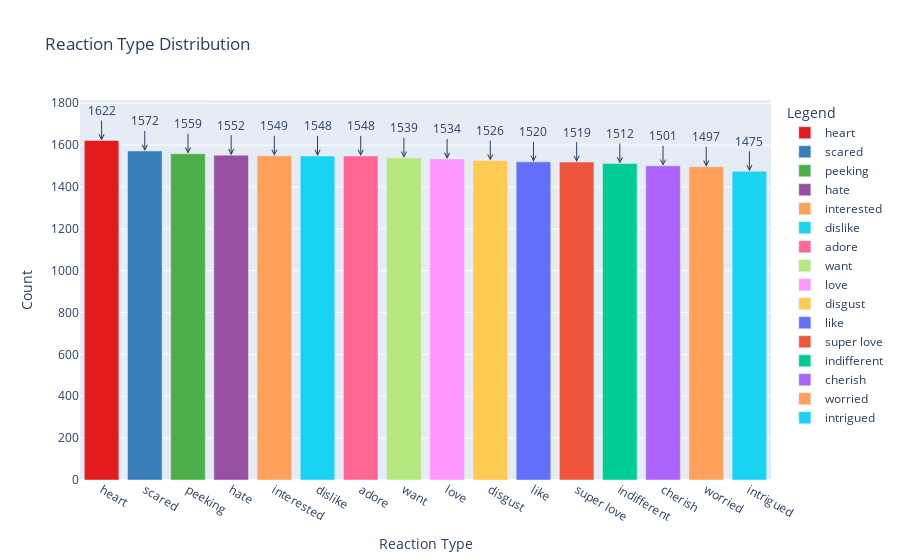

Notebook cell for this chart:
### Code cell
type_counts = data['reaction_type'].value_counts()


colors = px.colors.qualitative.Set1[:len(content_type_counts)]

# Create a bar chart using Plotly Express with different colors
fig = px.bar(
    x=type_counts.index,
    y=type_counts.values,
    labels={'y': 'Count', 'x': 'Reaction Type'},
    color=type_counts.index,  
    color_discrete_map={ctype: color for ctype, color in zip(type_counts.index, colors)},  # Assign custom colors
    title='Reaction Type Distribution',
)

# Add a legend
fig.update_layout(legend=dict(title=dict(text='Legend')))

for i, count in enumerate(type_counts.values):
    fig.add_annotation(
        x=type_counts.index[i],
        y=count,
        text=str(count),
        showarrow=True,
        arrowhead=5,
        ax=0,
        ay=-30,
    )

# Show the plot
fig.show()

### Figure 1 — Plotly figure (JSON) as saved in the notebook; plotly's stock layout.template omitted (floating-point values rounded to 4 significant figures)
{"data": [{"alignmentgroup": "True", "hovertemplate": "color=heart<br>Reaction Type=%{x}<br>Count=%{y}<extra></extra>", "legendgroup": "heart", "marker": {"color": "rgb(228,26,28)", "pattern": {"shape": ""}}, "name": "heart", "offsetgroup": "heart", "orientation": "v", "showlegend": true, "textposition": "auto", "type": "bar", "x": ["heart"], "xaxis": "x", "y": [1622], "yaxis": "y"}, {"alignmentgroup": "True", "hovertemplate": "color=scared<br>Reaction Type=%{x}<br>Count=%{y}<extra></extra>", "legendgroup": "scared", "marker": {"color": "rgb(55,126,184)", "pattern": {"shape": ""}}, "name": "scared", "offsetgroup": "scared", "orientation": "v", "showlegend": true, "textposition": "auto", "type": "bar", "x": ["scared"], "xaxis": "x", "y": [1572], "yaxis": "y"}, {"alignmentgroup": "True", "hovertemplate": "color=peeking<br>Reaction Type=%{x}<br>Count=%{y}<extra></extra>", "legendgroup": "peeking", "marker": {"color": "rgb(77,175,74)", "pattern": {"shape": ""}}, "name": "peeking", "offsetgroup": "peeking", "orientation": "v", "showlegend": true, "textposition": "auto", "type": "bar", "x": ["peeking"], "xaxis": "x", "y": [1559], "yaxis": "y"}, {"alignmentgroup": "True", "hovertemplate": "color=hate<br>Reaction Type=%{x}<br>Count=%{y}<extra></extra>", "legendgroup": "hate", "marker": {"color": "rgb(152,78,163)", "pattern": {"shape": ""}}, "name": "hate", "offsetgroup": "hate", "orientation": "v", "showlegend": true, "textposition": "auto", "type": "bar", "x": ["hate"], "xaxis": "x", "y": [1552], "yaxis": "y"}, {"alignmentgroup": "True", "hovertemplate": "color=interested<br>Reaction Type=%{x}<br>Count=%{y}<extra></extra>", "legendgroup": "interested", "marker": {"color": "#FFA15A", "pattern": {"shape": ""}}, "name": "interested", "offsetgroup": "interested", "orientation": "v", "showlegend": true, "textposition": "auto", "type": "bar", "x": ["interested"], "xaxis": "x", "y": [1549], "yaxis": "y"}, {"alignmentgroup": "True", "hovertemplate": "color=dislike<br>Reaction Type=%{x}<br>Count=%{y}<extra></extra>", "legendgroup": "dislike", "marker": {"color": "#19d3f3", "pattern": {"shape": ""}}, "name": "dislike", "offsetgroup": "dislike", "orientation": "v", "showlegend": true, "textposition": "auto", "type": "bar", "x": ["dislike"], "xaxis": "x", "y": [1548], "yaxis": "y"}, {"alignmentgroup": "True", "hovertemplate": "color=adore<br>Reaction Type=%{x}<br>Count=%{y}<extra></extra>", "legendgroup": "adore", "marker": {"color": "#FF6692", "pattern": {"shape": ""}}, "name": "adore", "offsetgroup": "adore", "orientation": "v", "showlegend": true, "textposition": "auto", "type": "bar", "x": ["adore"], "xaxis": "x", "y": [1548], "yaxis": "y"}, {"alignmentgroup": "True", "hovertemplate": "color=want<br>Reaction Type=%{x}<br>Count=%{y}<extra></extra>", "legendgroup": "want", "marker": {"color": "#B6E880", "pattern": {"shape": ""}}, "name": "want", "offsetgroup": "want", "orientation": "v", "showlegend": true, "textposition": "auto", "type": "bar", "x": ["want"], "xaxis": "x", "y": [1539], "yaxis": "y"}, {"alignmentgroup": "True", "hovertemplate": "color=love<br>Reaction Type=%{x}<br>Count=%{y}<extra></extra>", "legendgroup": "love", "marker": {"color": "#FF97FF", "pattern": {"shape": ""}}, "name": "love", "offsetgroup": "love", "orientation": "v", "showlegend": true, "textposition": "auto", "type": "bar", "x": ["love"], "xaxis": "x", "y": [1534], "yaxis": "y"}, {"alignmentgroup": "True", "hovertemplate": "color=disgust<br>Reaction Type=%{x}<br>Count=%{y}<extra></extra>", "legendgroup": "disgust", "marker": {"color": "#FECB52", "pattern": {"shape": ""}}, "name": "disgust", "offsetgroup": "disgust", "orientation": "v", "showlegend": true, "textposition": "auto", "type": "bar", "x": ["disgust"], "xaxis": "x", "y": [1526], "yaxis": "y"}, {"alignmentgroup": "True", "hovertemplate": "color=like<br>Reaction Type=%{x}<br>Count=%{y}<extra></extra>", "legendgroup": "like", "marker": {"color": "#636efa", "pattern": {"shape": ""}}, "name": "like", "offsetgroup": "like", "orientation": "v", "showlegend": true, "textposition": "auto", "type": "bar", "x": ["like"], "xaxis": "x", "y": [1520], "yaxis": "y"}, {"alignmentgroup": "True", "hovertemplate": "color=super love<br>Reaction Type=%{x}<br>Count=%{y}<extra></extra>", "legendgroup": "super love", "marker": {"color": "#EF553B", "pattern": {"shape": ""}}, "name": "super love", "offsetgroup": "super love", "orientation": "v", "showlegend": true, "textposition": "auto", "type": "bar", "x": ["super love"], "xaxis": "x", "y": [1519], "yaxis": "y"}, {"alignmentgroup": "True", "hovertemplate": "color=indifferent<br>Reaction Type=%{x}<br>Count=%{y}<extra></extra>", "legendgroup": "indifferent", "marker": {"color": "#00cc96", "pattern": {"shape": ""}}, "name": "indifferent", "offsetgroup": "indifferent", "orientation": "v", "showlegend": true, "textposition": "auto", "type": "bar", "x": ["indifferent"], "xaxis": "x", "y": [1512], "yaxis": "y"}, {"alignmentgroup": "True", "hovertemplate": "color=cherish<br>Reaction Type=%{x}<br>Count=%{y}<extra></extra>", "legendgroup": "cherish", "marker": {"color": "#ab63fa", "pattern": {"shape": ""}}, "name": "cherish", "offsetgroup": "cherish", "orientation": "v", "showlegend": true, "textposition": "auto", "type": "bar", "x": ["cherish"], "xaxis": "x", "y": [1501], "yaxis": "y"}, {"alignmentgroup": "True", "hovertemplate": "color=worried<br>Reaction Type=%{x}<br>Count=%{y}<extra></extra>", "legendgroup": "worried", "marker": {"color": "#FFA15A", "pattern": {"shape": ""}}, "name": "worried", "offsetgroup": "worried", "orientation": "v", "showlegend": true, "textposition": "auto", "type": "bar", "x": ["worried"], "xaxis": "x", "y": [1497], "yaxis": "y"}, {"alignmentgroup": "True", "hovertemplate": "color=intrigued<br>Reaction Type=%{x}<br>Count=%{y}<extra></extra>", "legendgroup": "intrigued", "marker": {"color": "#19d3f3", "pattern": {"shape": ""}}, "name": "intrigued", "offsetgroup": "intrigued", "orientation": "v", "showlegend": true, "textposition": "auto", "type": "bar", "x": ["intrigued"], "xaxis": "x", "y": [1475], "yaxis": "y"}], "layout": {"annotations": [{"arrowhead": 5, "ax": 0, "ay": -30, "showarrow": true, "text": "1622", "x": "heart", "y": 1622}, {"arrowhead": 5, "ax": 0, "ay": -30, "showarrow": true, "text": "1572", "x": "scared", "y": 1572}, {"arrowhead": 5, "ax": 0, "ay": -30, "showarrow": true, "text": "1559", "x": "peeking", "y": 1559}, {"arrowhead": 5, "ax": 0, "ay": -30, "showarrow": true, "text": "1552", "x": "hate", "y": 1552}, {"arrowhead": 5, "ax": 0, "ay": -30, "showarrow": true, "text": "1549", "x": "interested", "y": 1549}, {"arrowhead": 5, "ax": 0, "ay": -30, "showarrow": true, "text": "1548", "x": "dislike", "y": 1548}, {"arrowhead": 5, "ax": 0, "ay": -30, "showarrow": true, "text": "1548", "x": "adore", "y": 1548}, {"arrowhead": 5, "ax": 0, "ay": -30, "showarrow": true, "text": "1539", "x": "want", "y": 1539}, {"arrowhead": 5, "ax": 0, "ay": -30, "showarrow": true, "text": "1534", "x": "love", "y": 1534}, {"arrowhead": 5, "ax": 0, "ay": -30, "showarrow": true, "text": "1526", "x": "disgust", "y": 1526}, {"arrowhead": 5, "ax": 0, "ay": -30, "showarrow": true, "text": "1520", "x": "like", "y": 1520}, {"arrowhead": 5, "ax": 0, "ay": -30, "showarrow": true, "text": "1519", "x": "super love", "y": 1519}, {"arrowhead": 5, "ax": 0, "ay": -30, "showarrow": true, "text": "1512", "x": "indifferent", "y": 1512}, {"arrowhead": 5, "ax": 0, "ay": -30, "showarrow": true, "text": "1501", "x": "cherish", "y": 1501}, {"arrowhead": 5, "ax": 0, "ay": -30, "showarrow": true, "text": "1497", "x": "worried", "y": 1497}, {"arrowhead": 5, "ax": 0, "ay": -30, "showarrow": true, "text": "1475", "x": "intrigued", "y": 1475}], "barmode": "relative", "legend": {"title": {"text": "Legend"}, "tracegroupgap": 0}, "title": {"text": "Reaction Type Distribution"}, "xaxis": {"anchor": "y", "domain": [0, 1], "title": {"text": "Reaction Type"}}, "yaxis": {"anchor": "x", "domain": [0, 1], "title": {"text": "Count"}}}}
